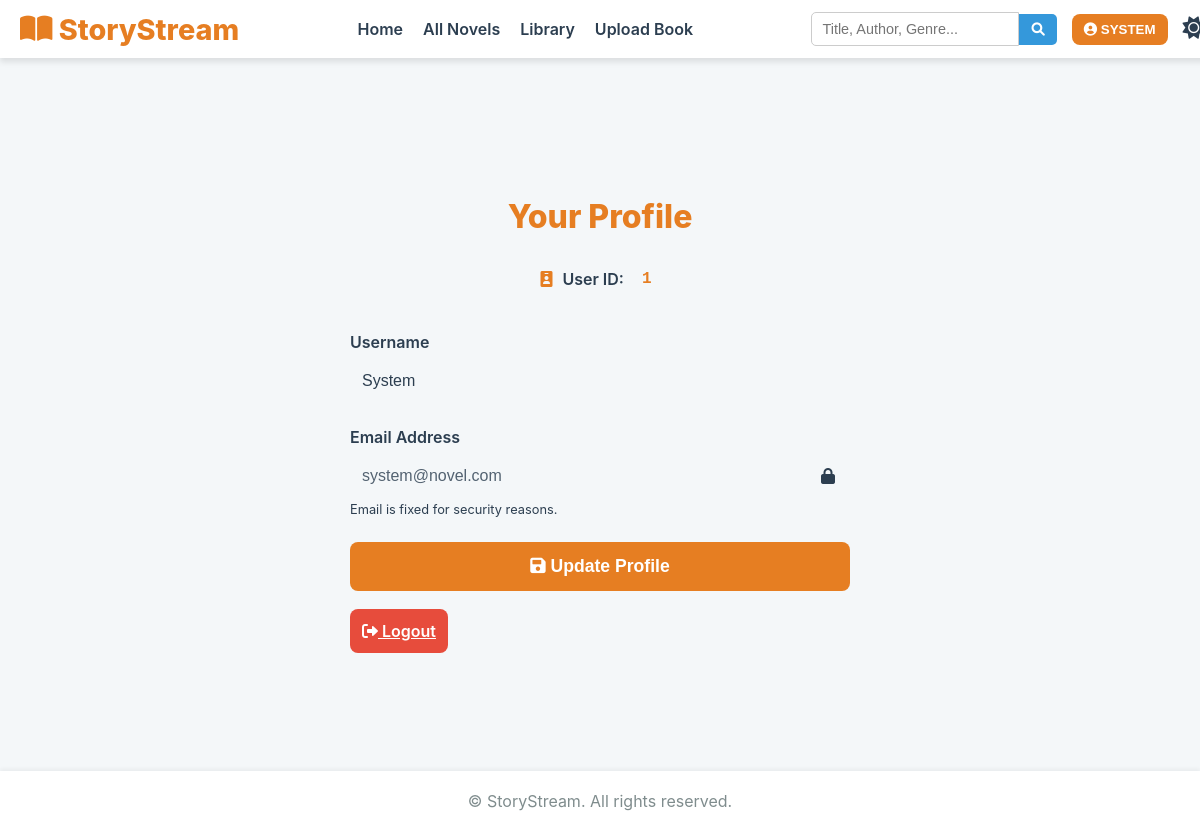
The app's page /profile (signed in) with its own data.
### app.py (models this page shows, shortened)
class User(UserMixin, db.Model):
    id = db.Column(db.Integer, primary_key=True)
    username = db.Column(db.String(80), unique=True, nullable=False)
    email = db.Column(db.String(120), unique=True, nullable=False)
    password_hash = db.Column(db.String(128), nullable=False)
    books = db.relationship('Book', backref='uploader', lazy='dynamic')

### app.py (the view, shortened to what this page needs)
@app.route('/profile', methods=['GET', 'POST'])
@login_required
def profile():
    return render_template('profile.html', user=current_user)

### app.py (called while the page is built)
@login_manager.user_loader
def load_user(user_id):
    try:
        return db.session.get(User, int(user_id))
    except (ValueError, TypeError):
        return None

@app.before_request
def before_request():
    g.now = time.localtime()
    if current_user.is_authenticated:
        session['is_authenticated'] = True
        session['username'] = current_user.username
    else:
        session['is_authenticated'] = False
        session.pop('username', None)

### templates/profile.html (shortened to what this page needs)
{% extends "base.html" %}
{% block content %}
    <div class="form-wrapper">
        <div class="form-container profile-card">
            <h2 class="form-title">Your Profile</h2>
            <div class="user-id-display">
                <i class="fas fa-id-badge icon-primary"></i>
                <span class="label">User ID:</span>
                <code class="user-id-code">{{ user.id }}</code>
            </div>
            <form method="POST" action="{{ url_for('profile') }}" class="profile-form">
                <div class="form-group">
                    <label for="username">Username</label>
                    <input type="text" id="username" name="username" value="{{ user.username }}" required
                           placeholder="Enter your new username">
                </div>
                <div class="form-group">
                    <label for="email">Email Address</label>
                    <div class="input-with-icon">
                        <input type="email" id="email" name="email" value="{{ user.email }}" readonly
                               title="Email cannot be changed after registration">
                        <i class="fas fa-lock input-icon"></i>
                    </div>
                    <p class="input-hint">Email is fixed for security reasons.</p>
                </div>
                <button type="submit" class="btn btn-primary update-btn">
                    <i class="fas fa-save"></i> Update Profile
                </button>
            </form>
            <div class="logout-section">
                <a href="{{ url_for('logout') }}" class="btn btn-danger logout-btn">
                    <i class="fas fa-sign-out-alt"></i> Logout
                </a>
            </div>
        </div>
    </div>
{% endblock %}

### templates/base.html (shortened to what this page needs)
<!DOCTYPE html>
<html lang="en">
<head>
    <link rel="stylesheet" href="{{ url_for('static', filename='style.css') }}">
    <link rel="stylesheet" href="https://cdnjs.cloudflare.com/ajax/libs/font-awesome/6.0.0-beta3/css/all.min.css">
</head>
<body class="{% if session.get('dark_mode', False) %}dark-mode{% endif %}">
    <header>
        <div class="logo">
            <i class="fas fa-book-open"></i>&nbsp;StoryStream
        </div>
        <nav>
            <a href="{{ url_for('home') }}">Home</a>
            <a href="{{ url_for('all_books') }}">All Novels</a>
            {% if session.get('is_authenticated') %}
                <a href="{{ url_for('library') }}">Library</a>
                <a href="{{ url_for('upload_book') }}">Upload Book</a>
            {% endif %}
        </nav>
        <div class="header-actions">
            <form action="{{ url_for('search') }}" method="GET" class="search-form">
                <input type="search" name="query" placeholder="Title, Author, Genre..." value="{{ request.args.get('query', '') }}">
                <button type="submit"><i class="fas fa-search"></i></button>
            </form>
            <div class="action-group">
                {% if session.get('is_authenticated') %}
                <div class="dropdown" id="profile-dropdown">
                    <button class="dropdown-toggle" aria-expanded="false" aria-controls="profile-menu">
                        <i class="fas fa-user-circle"></i>
                        {{ session['username'] | upper }}
                    </button>
                </div>
                {% else %}
                <a href="{{ url_for('auth') }}" class="btn btn-primary login-signup-btn">
                    Login/Signup
                </a>
                {% endif %}
                <button id="theme-toggle" class="btn-toggle theme-toggle-btn" title="Toggle Dark/Light Mode">
                    <i class="fas fa-sun"></i>
                </button>
            </div>
        </div>
    </header>
    <main>
        {% block content %}{% endblock %}
    </main>
    <footer>
        &copy; {{ g.now.year }} StoryStream. All rights reserved.
    </footer>
</body>
</html>

### static/style.css (style rules this page uses)
:root { --bg-light: #f4f7f9; --bg-card-light: #ffffff; --text-light: #2c3e50; --primary-color: #e67e22; --accent-color: #3498db; --shadow: 0 4px 6px rgba(0, 0, 0, 0.1); --bg-dark: #2c3e50; --bg-card-dark: #34495e; --text-dark: #ecf0f1; --reader-bg-light: #fefcfb; --reader-text-light: #1f1f1f; }
body { font-family: 'Inter', sans-serif; background-color: var(--bg-light); color: var(--text-light); transition: background-color 0.3s, color 0.3s; margin: 0; padding-top: 60px; }
header { position: fixed; top: 0; left: 0; width: 100%; background-color: var(--bg-card-light); box-shadow: var(--shadow); padding: 10px 20px; display: flex; justify-content: space-between; align-items: center; z-index: 1000; flex-wrap: nowrap; }
.logo { font-size: 1.8rem; font-weight: 800; color: var(--primary-color); display: flex; align-items: center; flex-shrink: 0; }
nav { display: flex; align-items: center; flex-grow: 0; margin: 0 20px; }
nav a { margin: 0 10px; color: var(--text-light); font-weight: 600; text-decoration: none; transition: color 0.2s; white-space: nowrap; }
.header-actions { display: flex; align-items: center; gap: 15px; flex-shrink: 0; min-width: 0; }
.search-form { display: flex; align-items: center; flex-grow: 1; max-width: 300px; min-width: 150px; }
.search-form input[type="text"], .search-form input[type="search"] { padding: 8px 10px; border: 1px solid #ccc; border-radius: 5px 0 0 5px; outline: none; font-size: 0.9rem; transition: border-color 0.2s; width: 100%; }
.search-form button { background-color: var(--accent-color); color: white; padding: 8px 12px; border: none; border-radius: 0 5px 5px 0; cursor: pointer; transition: background-color 0.2s; flex-shrink: 0; }
.action-group { display: flex; align-items: center; gap: 10px; flex-shrink: 0; margin-right: -10px; padding-right: 10px; }
.btn { padding: 8px 12px; border-radius: 8px; font-weight: 600; cursor: pointer; border: none; transition: transform 0.2s, box-shadow 0.2s; white-space: nowrap; }
.btn-primary { background-color: var(--primary-color); color: white; text-decoration: none; }
.btn-toggle { background: none; border: none; cursor: pointer; padding: 5px; }
.dropdown { position: relative; display: inline-block; }
.dropdown-toggle { background-color: var(--primary-color); color: white; border: none; padding: 8px 12px; cursor: pointer; border-radius: 8px; font-weight: 600; transition: transform 0.2s, box-shadow 0.2s, background-color 0.2s; white-space: nowrap; }
.theme-toggle-btn { background: none; border: none; cursor: pointer; padding: 5px; font-size: 1.4rem; color: var(--text-light); transition: color 0.2s, transform 0.2s; height: 38px; line-height: 28px; flex-shrink: 0; margin-right: 10px; }
main { max-width: 1200px; margin: 20px auto; padding: 0 20px; }
.form-container { max-width: 500px; margin: 50px auto; padding: 30px; background-color: var(--bg-card-light); border-radius: 15px; box-shadow: var(--shadow); }
.form-container h2 { text-align: center; color: var(--primary-color); margin-bottom: 20px; }
.form-group { margin-bottom: 15px; }
.form-group label { display: block; margin-bottom: 5px; font-weight: 600; }
.form-group input, .form-group textarea { width: 100%; padding: 10px; border: 1px solid #ccc; border-radius: 5px; box-sizing: border-box; font-size: 1rem; background-color: var(--bg-light); color: var(--text-light); }
footer { background-color: var(--bg-card-light); color: #7f8c8d; text-align: center; padding: 20px; margin-top: 40px; box-shadow: 0 -2px 4px rgba(0, 0, 0, 0.05); }

### records on screen
User: username "SYSTEM", id "1", username "System", email "system@novel.com"
